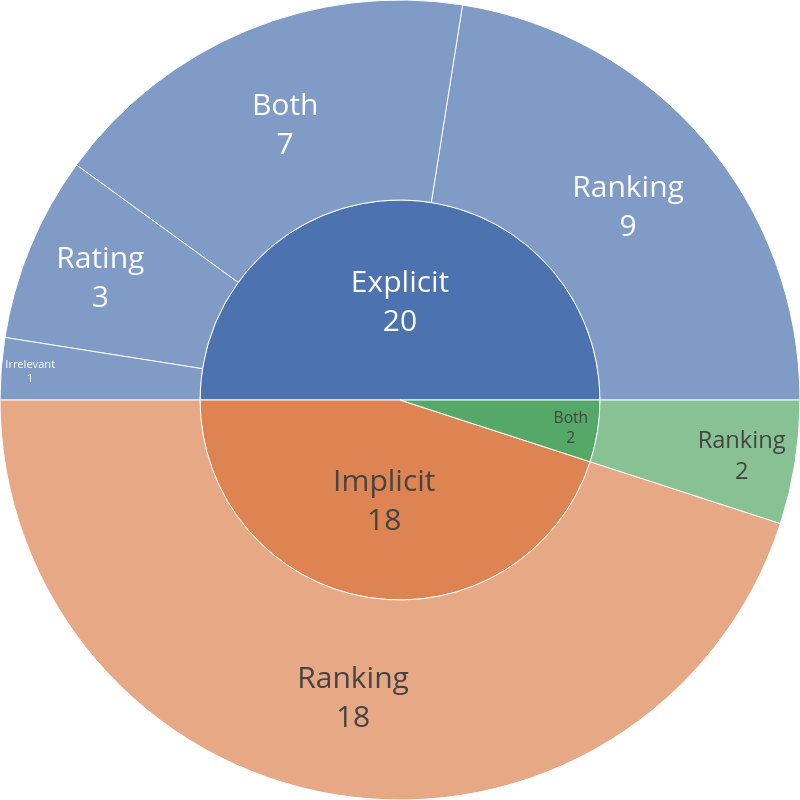

Notebook code cell kept with this figure:
### Code cell
# plotly express figure
fig = px.sunburst(result, path=["Type of feedback", "Type of prediction"], values='Counts')
# fig.show()


# # plotly graph_objects figure
# fig =go.Figure(go.Sunburst(
#                 labels=fig1['data'][0]['labels'].tolist(),
#                 parents=fig1['data'][0]['parents'].tolist(),
#                 values = fig1['data'][0]['values'].tolist(),
#                 insidetextorientation='radial',
#                 branchvalues="total"),
                
#                 )
fig.update_layout(
    margin = dict(t=0, l=0, r=0, b=0),
)
# fig.update_layout(uniformtext=dict(minsize=1, mode='hide'),
#                    template = 'seaborn')



# fig.update_layout(
#     title=dict(text="Prediction task and type of feedback", font=dict(size=30), automargin=True, yref='paper', y=0)
# )



fig.update_layout(
   width=800, height=800
)
fig.update_traces(hoverinfo = 'label+percent parent', textinfo = 'label+value')
fig.update_traces(textfont=dict(size=30))


fig.update_traces(insidetextorientation='horizontal')
fig.show()


fig.write_image(save_loc+"updated_per_top.png")

### Figure 1 — Plotly figure (JSON) as saved in the notebook; plotly's stock layout.template omitted (floating-point values rounded to 4 significant figures)
{"data": [{"branchvalues": "total", "domain": {"x": [0, 1], "y": [0, 1]}, "hoverinfo": "label+percent parent", "hovertemplate": "labels=%{label}<br>Counts=%{value}<br>parent=%{parent}<br>id=%{id}<extra></extra>", "ids": ["Explicit/Both", "Explicit/Irrelevant", "Both/Ranking", "Explicit/Ranking", "Implicit/Ranking", "Explicit/Rating", "Explicit", "Both", "Implicit"], "insidetextorientation": "horizontal", "labels": ["Both", "Irrelevant", "Ranking", "Ranking", "Ranking", "Rating", "Explicit", "Both", "Implicit"], "name": "", "parents": ["Explicit", "Explicit", "Both", "Explicit", "Implicit", "Explicit", "", "", ""], "textfont": {"size": 30}, "textinfo": "label+value", "type": "sunburst", "values": [7.0, 1.0, 2.0, 9.0, 18.0, 3.0, 20.0, 2.0, 18.0]}], "layout": {"height": 800, "legend": {"tracegroupgap": 0}, "margin": {"b": 0, "l": 0, "r": 0, "t": 0}, "width": 800}}
